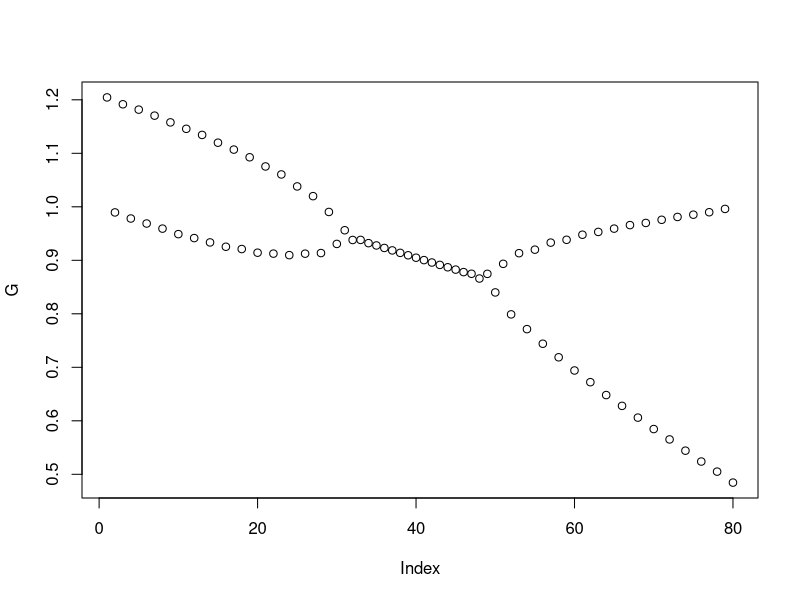
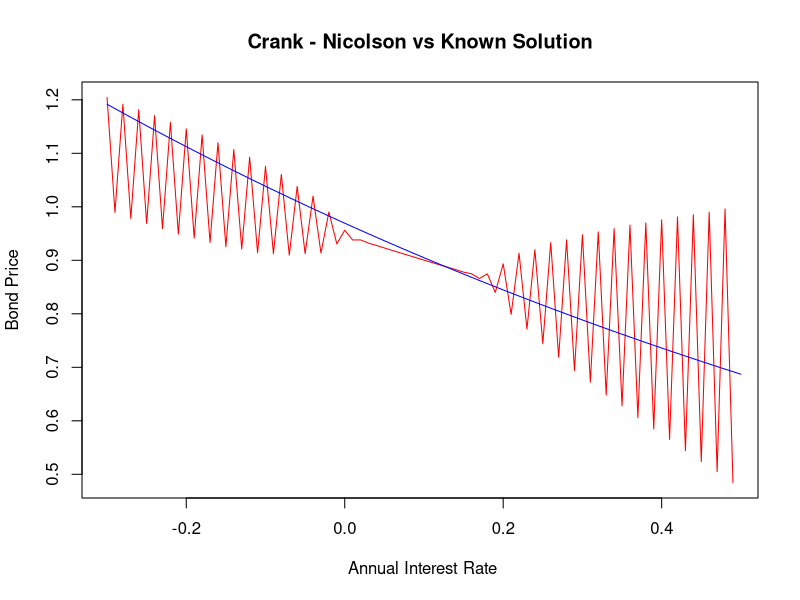

R code for these plots, in order:
## ---- chunk 1
knitr::opts_chunk$set(echo = TRUE)
rm(list = ls(all =TRUE))
## ---- chunk 2
# Closed form solution to Bond price

bond_price <- function(alpha,beta,sigma,t,T,r){
  A <- (1-exp(-beta*(T-t)))/(beta)
  B <- (1/beta)*((alpha-(sigma)^2/(2*beta))*(A - T +t) - (sigma^(2)*A^2)/(4))
  exp(-A*r +B)
}

## ---- chunk 3
# Monte Carlo Simulation

monte_carlo <- function(alpha, beta, sigma, t, T, r, n, s){
  # s = number of sub-intervals
  # n = number of simulation trials  
  
  dt <- T/s
  sim_path <- matrix(NA,nrow = n, ncol = 1) # matrix to store simulated path integrals
  sim_r <- NULL # vector to store rates on the path
  
  
  for (d in 1:n){
    sim_r[1] <- r
    for (j in 2:s){
      mu <- alpha/beta + exp(-beta*dt)*(sim_r[j-1] -alpha/beta)
      sd <- sqrt((sigma^2/(2*beta))*(1 -exp(-2*beta*(dt))))
      sim_r[j] <- rnorm(1,mu,sd)
    }
    
    int <- dt*(sum(sim_r)) # integral of path
    sim_path[d,1] <- exp(-int) # bond price of path
    
  }
  mean(sim_path) # empirical expectation of bond price using all paths
}

## ---- chunk 4
#Generate normal RV
z=rnorm(1000)
z.=-z

# Another Version of the MOnte Carlo simulations
Crude_Monte_Carlo=function(alpha,beta,sigma,T,r0,n,s){
  
  # alpha, beta, sigma <- Fixed Parameters
  # T <- maturity time
  # r0 <- Initial rate at time 0
  # n <- Number of Simulations
  # s <- NUmber of Subintervals 
  
  #Simulate interest rates
  dt <- T/s # Length of sub-intervals
  sim_path= matrix(0,s+1,n) # Matrix that stores rate pathways
  sim_path[1,]= r0
  
  for (i in 1:n){
    for (j in 2:(s+1)){
      dr=alpha*(beta-sim_path[j-1,i])*dt+sigma*sqrt(dt)*rnorm(1)# Euler Discretization
      sim_path[j,i]=sim_path[j-1,i]+dr
    }
  }
  
  # Monte Carlo Simulations
  Sum=colSums(sim_path[2:(s+1),]*dt)
  int=exp(-Sum)
  mean=mean(int)
  sd=sd(int)/sqrt(n)
  result=c(mean,sd)
  result
}
## ---- chunk 5
# Improvements to the Monte Carlo Simulation


#################################################################################
# Antithetic Variates
################################################################################

Antithetic_variates= function(alpha,beta,sigma,T,r0,n,s){
  dt <- T/s # Length of sub-intervals
  sim_path= matrix(0,s+1,n) # Matrix that stores rate pathways
  sim_path_inv= matrix(0,nrow = s+1, ncol = n)# matrix to generate interest paths using inverse RV
  sim_path[1,]= r0
  sim_path_inv[1,]=r0
 
  
  for (i in 1:n){
    for (j in 2:(s+1)){
      dr=alpha*(beta-sim_path[j-1,i])*dt+sigma*sqrt(dt)*z[j-1] # Euler Discretization
      dr_i= alpha*(beta-sim_path_inv[j-1,i])*dt + sigma*sqrt(dt)*z.[j-1]
      sim_path[j,i]=sim_path[j-1,i]+dr
      sim_path_inv[j,i]=sim_path_inv[j-1,i]+dr_i
      
    }
  }
  
  # Monte Carlo Simulations
  Sum=colSums(sim_path[2:(s+1),]*dt)
  Sum.=colSums(sim_path_inv[2:(s+1),]*dt)
  int.=exp(-Sum.)
  int=exp(-Sum)# Estimate using the conjugate rates
  Average=(int+int.)/2 # Average of estimates
  mean=mean(Average)
  sd=sd(Average)/sqrt(n)
  result=c(mean,sd)
  result
  
}



## ---- chunk 6
#################################################################################
# Moment matching
#################################################################################

Moment_Matching=function(alpha,beta,sigma,T,r0,n,s){
  
  # alpha, beta, sigma <- Fixed Parameters
  # T <- maturity time
  # r0 <- Initial rate at time 0
  # n <- Number of Simulations
  # s <- NUmber of Subintervals 
  
  #Simulate interest rates
  dt <- T/s # Length of sub-intervals
  sim_path= matrix(0,s+1,n) # Matrix that stores rate pathways
  sim_path[1,]= r0
  z=rnorm(s)
  z_m= z-mean(z) # MOMENT MATCHING TRANSFORMATION 
  
  for (i in 1:n){
    for (j in 2:(s+1)){
      dr=alpha*(beta-sim_path[j-1,i])*dt+sigma*sqrt(dt)*z_m[j-1]# Euler Discretization
      sim_path[j,i]=sim_path[j-1,i]+dr
    }
  }
  
  # Monte Carlo Simulations
  Sum=colSums(sim_path[2:(s+1),]*dt)
  int=exp(-Sum)
  mean=mean(int)
  sd=sd(int)/sqrt(n)
  result=c(mean,sd)
  result
}
## ---- chunk 7
#################################################################################
# Control Variates
#################################################################################

# We have decided to make use of the CIR model as our control variate process.
# Below is the closed form solution under the CIR model
bond_price_CIR <- function(alpha,beta,sigma,t,T,r0){
  h <- sqrt(alpha^(2)+2*sigma^(2))
  A <-(2*h*exp((alpha+h)*(T-t)/2)/(2*h+(alpha+h)*(exp((T-t)*(h))-1)))^((2*alpha*beta)/sigma^(2))
  B <-2*(exp((T-t)*(h))-1)/(2*h+(alpha+h)*(exp((T-t)*(h))-1))
  A*exp(-B*r0)
}


# Monte Carlo Simulations of Bond Price under the CIR model

CIR_MC= function(alpha,beta,sigma,T,r0,n,s){
  
  dt <- T/s # Length of sub-intervals
  sim_path= matrix(0,s+1,n) # Matrix that stores rate pathways
  sim_path[1,]= r0
  
  for (i in 1:n){
    for (j in 2:(s+1)){
      dr=alpha*(beta-sim_path[j-1,i])*dt+(sigma*sqrt(dt)*rnorm(1)*sqrt(sim_path[j-1,i]))# Euler Discretization
      sim_path[j,i]=sim_path[j-1,i]+dr
    
    }
  }
  
  # Monte Carlo Simulations
  Sum=colSums(sim_path[2:(s+1),]*dt)
  int=exp(-Sum)
  mean=mean(int)
  sd=sd(int)/sqrt(n)
  result=c(mean,sd)
  result
  
}

# Therefore the control variates estimate:

Control_Variates_estimate= function(alpha, beta, sigma,t,T,r0,n,s){
  Crude_Monte_Carlo(alpha,beta,sigma,T,r0,n,s)[1]- CIR_MC(alpha,beta,sigma,T,r0,n,s)[1]+bond_price_CIR(alpha,beta,sigma,t,T,r0)
}
  

## ---- chunk 8
# Explicit Method

# Simple Bond price function
B <- function(t,T,r){
  exp(-(T-t)*r)
}

explicit <- function(alpha,beta,sigma,r,I){

# I = partition of time
# J = partition of rate
# dr = length of rate sub-intervals
# r must be in the middle of partition of J
# length of J must be twice the length of I
dr <- 2*r/(2*length(I))
  
J <- seq(0,2*r,dr)    

dt = 1/length(I) # length of each time sub-interval

V <- matrix(NA, nrow = length(J), ncol = length(I)+1) # empty matrix
nr <- length(J) # number of rows of the matrix - represents partition of rate
nt <- length(I)+1 # number of columns - represents partition of time

V[,length(I)+1] <- rep(1) # Boundary condition at expiry of bond

count <- 0 # set up count variable
for (i in rev(I)){ # rev is the reverse order of the time partition | i corresponds to the columns of the lattice
  count <- count+1 # keeping track of loop
  for (j in (1+count):(nr-count)){ # j corresponds to the rows of the lattice
    pu <- sigma^2/(2*dr^2) + (alpha -beta*J[nr-j])/(2*dr) # up value
    pm <- 1/dt -sigma^2/(dr^2) # middle value
    pd <- sigma^2/(2*(dr^2)) - (alpha -beta*J[nr-j])/(2*dr) # down value
    V[j,i] <- (1/(J[nr-j]+1/dt))*(pu*V[j-1,i+1] + pm*V[j,i+1] +pd*V[j+1,i+1])
  }

}

V[(nr+1)/2,1]
}

explicit(0.08,0.8,0.005,0.05,1:10)


## ---- chunk 9

# Implicit Method

implicit <- function(alpha,beta,sigma,r,I,J){
  # I = partition of time interval
  # J = partition of short rate variable
  
  nr <- length(J) # number of rows based on rate grid points
  nc <- length(I) # number of columns based on number of time grid points
  
  dr <- J[2] - J[1] #length of each sub-interval across J
  dt <- 1/length(I) #length of each sub-interval across I
  
  
  # For each j in J we define the following functions at a fixed time point
  
  pd <- function(j){
    dt*((alpha-beta*J[j+1])/(2*dr) - (sigma^2)/(2*dr^2))
    
  }
  
  pm <- function(j){
    dt*(J[j+1] + 1/dt +sigma^2/(dr^2))
  }
  
  pu <- function(j){
    -dt*((alpha-beta*J[j+1])/(2*dr) + (sigma^2)/(2*dr^2))
    
  }
  
  # Setting up tridiagonal matrix
  Diag <- matrix(0,nrow = nr-1,ncol = nr-1)
  
  # Filling main diagonal
  for (j in 1:(nr-1)){
    Diag[j,j] <- pm(j)
    
  }
  
  # Filling lower diagonal
  for (j in 2:(nr-1)){
    Diag[j,j-1] <- pd(j)
  }
  
  # Filling upper diagonal
  for (j in 1:(nr-2)){
    Diag[j,j+1] <- pu(j)
  }
  
  
  B <- matrix(1,ncol = 1,nrow = nr-1) # The matrix of bond prices at maturity time 
  
  for (i in I){
    C <- matrix(0,ncol = 1, nrow = nr-1) # Another matrix for boundary conditions
    C[nr-1,1] <- (-pu(nr-1))*B[nr-1,1]
    C[1,1] <- -pd(1)
    A <- B + C # Working backwards recursively 
    B <- solve(Diag)%*%A 
  }
  
  B # Output of bond prices at time 0 for varying rates
  
}

R <- implicit(0.08,0.8,0.005,0.05,1:50,seq(0,0.1,0.01))


## ---- chunk 10
# Crank-Nicholson Method

CN <- function(alpha, beta, sigma, r, I, J){
  # I = partition of time interval
  # J = partition of short rate interval
  
  X <- length(I) # number of time grid points
  Y <- length(J) # number of rate grid points
  
  nr <- Y - 1 # number of rows
  
  dr <- J[2] - J[1]
  dt <- 1/X
  
  #===========================================================================================
  # Define the following functions for j = 1,...,nr at each time point i
  
  pd <- function(j){
    (alpha -beta*J[j+1])/(2*dr) - sigma^2/(4*dr^2)
  }
  
  pm_1 <- function(j){
    J[j+1]/2 + 1/dt + sigma^2/(2*dr^2)
  }
  
  pm_2 <- function(j){
    -J[j+1]/2 + 1/dt - sigma^2/(2*dr^2)
  }
  
  pu <- function(j){
    - (alpha -beta*J[j+1])/(2*dr) - sigma^2/(4*dr^2)
  }
  
  #===========================================================================================
  # Define 2 tridiagonal matricies. One for time point i and one for time point i+1
  
  Diag_1 <- matrix(0,nrow = nr,ncol = nr)
  Diag_2 <- matrix(0,nrow = nr,ncol = nr)
  
  # Main diagonal of matrix 1
  for (j in 1:nr){
    Diag_1[j,j] <- pm_1(j)
    
  }
  
  # Filling lower diagonal of matrix 1
  for (j in 2:nr){
    Diag_1[j,j-1] <- pd(j)
  }
  
  # Filling upper diagonal of matirx 1
  for (j in 1:(nr-1)){
    Diag_1[j,j+1] <- pu(j)
  }  
  
  # Main diagonal of matrix 2
  for (j in 1:nr){
    Diag_2[j,j] <- pm_2(j)
    
  }
  
  # Filling lower diagonal of matrix 2
  for (j in 2:nr){
    Diag_2[j,j-1] <- -pd(j)
  }
  
  # Filling upper diagonal of matirx 2
  for (j in 1:(nr-1)){
    Diag_2[j,j+1] <- -pu(j)
  }
  
  
  #===========================================================================================
  # Constructing more matricies and iterating the procedure from maturity to time 0
  # These matricies take care of the boundary conditions
  C_1 <- matrix(0,nrow = nr,ncol = 1)
  C_1[1,1] <- pd(1)
  C_1[nr,1] <- pu(nr)
  
  C_2 <- matrix(0,nrow = nr,ncol = 1)
  C_2[1,1] <- -pd(1)
  C_2[nr,1] <- -pu(nr)
  
  # Vector of bond price values at time i
  Bond_values <- matrix(1,nrow = nr, ncol = 1)
  
  for (i in I){
    Inv <- solve(Diag_1)
    RHS <- Diag_2%*%Bond_values + C_2 - C_1
    Bond_values <- Inv%*%RHS
  }

  Bond_values
  
}


G <- CN(0.08,0.8,0.005,0.05,I=1:100, J = seq(-0.3,0.5,0.01))

#============================================================================================
# Doing some plots
plot(G)
xvec <- seq(-0.3,0.5,0.01)
S <- NULL
for (r in 1:length(xvec)){
  S[r] <- bond_price(0.08,0.8,0.005,0,1,xvec[r])
}
plot(G, x = xvec[1:length(xvec)-1],xlab = " Annual Interest Rate",ylab = "Bond Price",type = "l", col ="red", main = "Crank - Nicolson vs Known Solution")
lines(xvec,S, col ="blue", lty =1.5)
## ---- chunk 11
# Modified Fully Implicit Method
## ---- chunk 12
# Comparison of results
# Varying short rates

compare_mat <- matrix(NA,nrow = 10, ncol = 8) # matrix of comparison

colnames(compare_mat) <- c("Alpha","Beta","Sigma","Initial rate","Known Price","Monte Carlo"," MC System Time","MC Squared Deviations")


a = 0.01
b = 0.1
s = 0.04
t= 0
T = 1

for (j in 1:10){
  compare_mat[j,1] <- a
  compare_mat[j,2] <- b
  compare_mat[j,3] <- s
  compare_mat[j,4] <- 0.01 +0.01*(j-1)
  compare_mat[j,5] <- bond_price(alpha = compare_mat[j,1],beta = compare_mat[j,2], sigma = compare_mat[j,3], t= 0, T = 1, r = compare_mat[j,4])
  start_time <- proc.time()[1]
  compare_mat[j,6] <- monte_carlo(alpha = compare_mat[j,1],beta = compare_mat[j,2], sigma = compare_mat[j,3], t= 0, T = 1, r = compare_mat[j,4], n = 1000, s=250)
  compare_mat[j,7] <- proc.time()[1] -start_time
  compare_mat[j,8] <- (compare_mat[j,6] -compare_mat[j,5])^2
}

var <- sum(compare_mat[,8])/9

library(knitr)
kable(compare_mat,align = "c")
      
